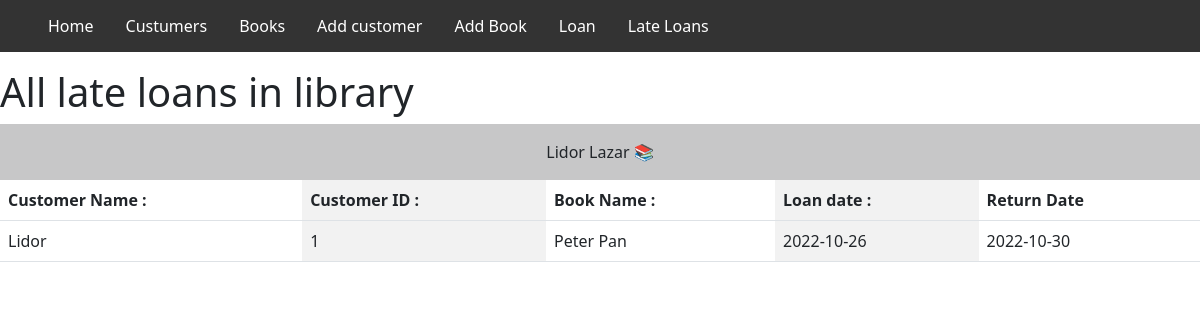
Before: /lateLoans/ with the older database file.
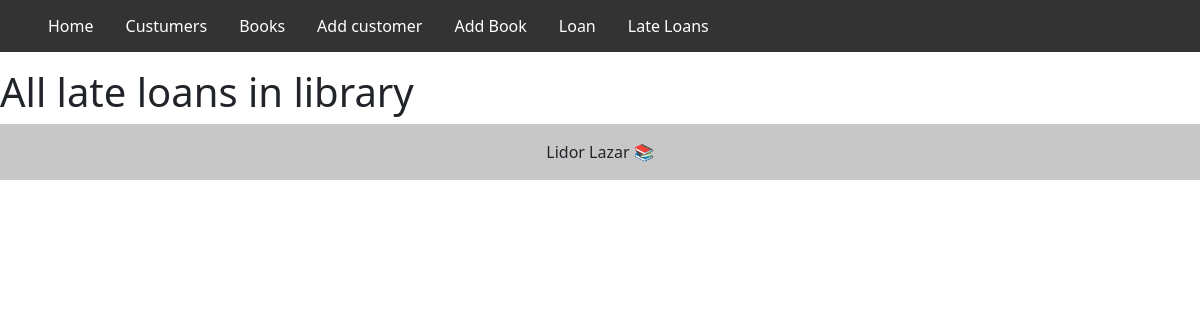
After: the same page with the newer database file.
### Library/loans/model.py (models this page shows, shortened)
class Loans(db.Model):
    LoansID = db.Column('LoansID', db.Integer, primary_key=True)
    CusomerID = db.Column('CusomerID', db.Integer, db.ForeignKey('customers.CusomerID'), nullable=False)
    BookId = db.Column('BookId', db.Integer, db.ForeignKey('books.BookId'))
    LoanDate = db.Column('LoanDate', db.Date)
    ReturnDate = db.Column('ReturnDate', db.Date)

### Library/customer/model.py (models this page shows, shortened)
class Customers(db.Model):
    CusomerID = db.Column('CusomerID',db.Integer, primary_key=True)
    Name = db.Column('Name', db.String(50))
    City = db.Column('City', db.String(50))
    Age = db.Column('Age', db.Integer)
    CustomersToLoans = db.relationship('Loans', backref='customers')

### Library/books/model.py (models this page shows, shortened)
class Books(db.Model):
    BookId = db.Column('BookId',db.Integer, primary_key=True)
    NameBook = db.Column('NameBook',db.String(50))
    Author = db.Column('Author',db.String(50), nullable=False )
    YearPublished = db.Column('YearPublished',db.String(50))
    Type = db.Column('Type',db.Integer)
    BooksToLoans = db.relationship('Loans', backref='books')

### Library/loans/views.py (the view)
@loan_table.route("/lateLoans/", methods = ['GET'])
def late():
    results = []
    table_loan = Loans.query.all()
    for date in table_loan:
        if date.ReturnDate < datetime.utcnow().date():
            results.append(date)
    return render_template('LateLoan.html', results = results)

### Library/loans/templates/LateLoan.html (shortened to what this page needs)
{% extends "layout.html" %} {% block title %}Lazar libaray{% endblock %}  {% block content %}
    <table class="table table-striped-columns">
    <h1>All late loans in library</h1>
      {%- for one_res in results %}
        <thead>
          <tr>
            <th scope="col">Customer Name : </th>
            <th scope="col">Customer ID : </th>
            <th scope="col">Book Name : </th>
            <th scope="col">Loan date : </th>
            <th scope="col" >Return Date</th>
          </tr>
        </thead>
        <tbody>
          <tr>
            <td>{{one_res.customers.Name}}</td>
            <td>{{one_res.CusomerID}}</td>
            <td>{{one_res.books.NameBook}}</td>
            <td>{{one_res.LoanDate}}</td>
            <td>{{one_res.ReturnDate}}</td>
          </tr>
      {% endfor %}
    {% endblock %}

Changed rows visible on the page:
removed Loans: customers.Name "Lidor", CusomerID "1", books.NameBook "Peter Pan", LoanDate "2022-10-26", ReturnDate "2022-10-30"
